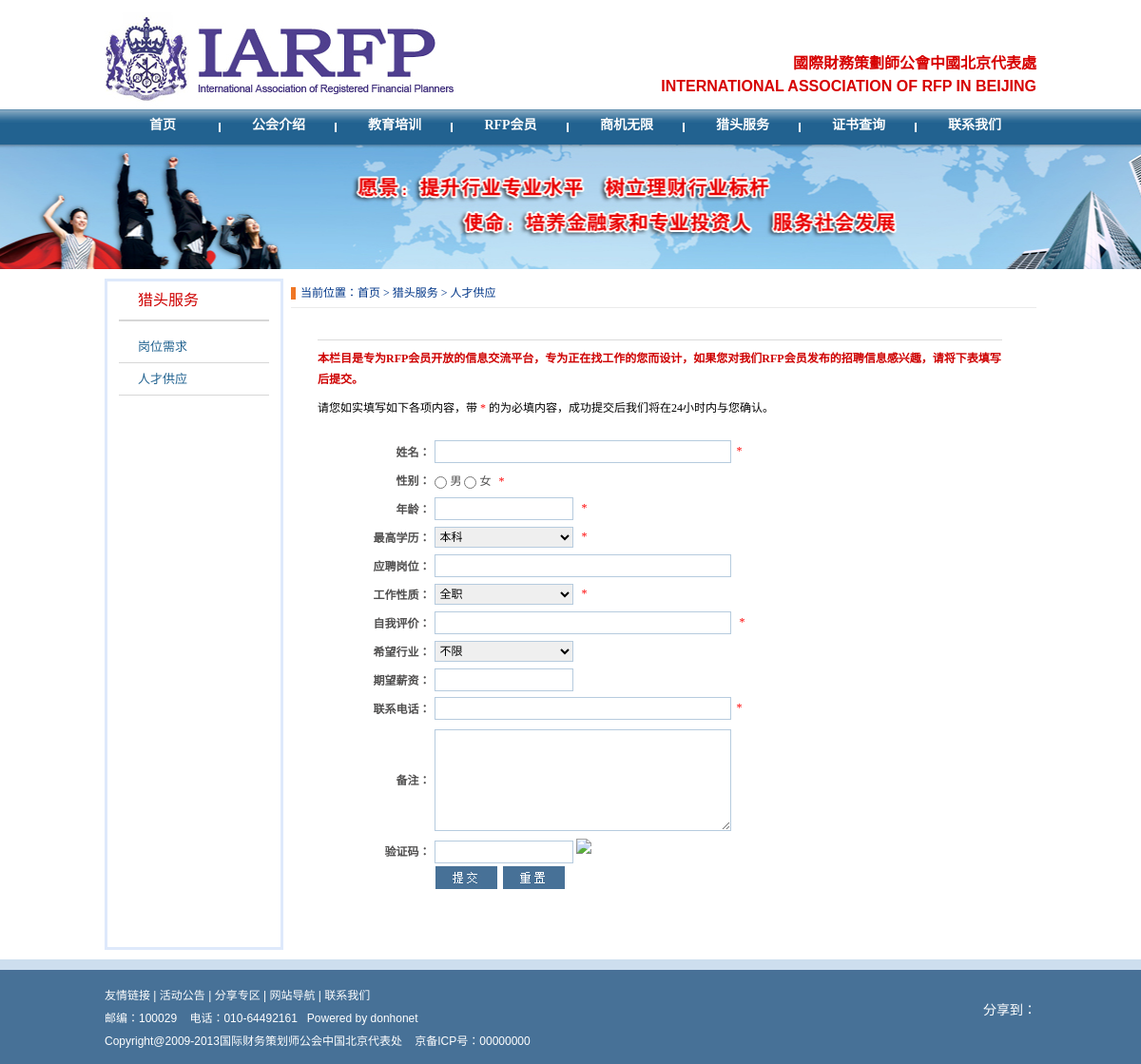
Page /job.php on the committed database.
### tables this page shows
CREATE TABLE `dh_category` (
  `catId` bigint(20) NOT NULL auto_increment COMMENT '栏目ID',
  `parentId` bigint(20) default NULL COMMENT '上级栏目ID',
  `catName` varchar(128) default NULL COMMENT '栏目名称',
  `menuName` varchar(128) default NULL,
  `imgPath` varchar(500) default NULL COMMENT '图片路径',
  `createTime` datetime default NULL COMMENT '创建时间',
  `path` varchar(128) default NULL COMMENT '路径',
  `seqNo` smallint(1) default NULL COMMENT '排序序号',
  `style` smallint(1) default NULL COMMENT '栏目类型',
  `seoTitle` varchar(500) default NULL,
  `seoKey` varchar(255) default NULL,
  `seoDescription` text,
  `frontUrl` varchar(255) default NULL,
  `backUrl` varchar(255) default NULL,
  `description` text,
  `isShow` smallint(1) default '0',
  PRIMARY KEY  (`catId`)
);

CREATE TABLE `dh_webconfig` (
  `wId` bigint(20) NOT NULL auto_increment,
  `name` varchar(500) default NULL,
  `imgPath` varchar(500) default NULL,
  `address` varchar(500) default NULL,
  `zipCode` varchar(30) default NULL,
  `tellphone` varchar(30) default NULL,
  `cellphone` varchar(30) default NULL,
  `fax` varchar(15) default NULL,
  `contact` varchar(100) default NULL,
  `qq` varchar(50) default NULL,
  `email` varchar(50) default NULL,
  `url` varchar(500) default NULL,
  `putOnRecords` varchar(100) default NULL,
  `seoTitle` varchar(500) default NULL,
  `seoKey` text,
  `seoDescription` text,
  `microblog` varchar(500) default NULL,
  `copyright` text,
  `seqNo` smallint(2) default NULL,
  `isDisabled` smallint(1) default NULL,
  `serviceTel` varchar(30) default NULL,
  PRIMARY KEY  (`wId`)
);

### job.php (the view, shortened to what the rows shown need)
<? require_once("core/common/globalFilter.php");?>
<? require_once("common/lib/config.php");?>
<?
  if (is_null($one) || intval($one) != 13) {
    $one = 13;
  }
  $categoryManager = ManagerFactory::getCategoryManager();
  $firstCat = $categoryManager->GetCatObjectByCatId($one);
  $twoCatList = $categoryManager->GetTwoCatListByOneId($one);
?>
<!DOCTYPE html PUBLIC "-//W3C//DTD XHTML 1.0 Transitional//EN" "http://www.w3.org/TR/xhtml1/DTD/xhtml1-transitional.dtd">
<html xmlns="http://www.w3.org/1999/xhtml">
<head>
<? require_once("common/master/header.php");?>
</head>
<body>
  <? require_once("common/master/nav.php");?>
  <div class="home_main">
    <div class="list_left" style="height:700px;">
      <div class="list_left1"><?=$firstCat->catName?></div>
      <div class="list_left2">
        <ul>
          <?
            FrontUtil::GenerateSecondCatMenu($twoCatList, $two);
          ?>
        </ul>
      </div>
    </div>
    <div class="nr_right">
      <div class="nr_right1">当前位置：<a href="<?=$indexUrl?>">首页</a><?=FrontUtil::GetLocation($two);?></div>
      <div class="rz_news">
        <ul>
        </ul>
      </div>
      <div class="rz_news1">
        <p>本栏目是专为RFP会员开放的信息交流平台，专为正在找工作的您而设计，如果您对我们RFP会员发布的招聘信息感兴趣，请将下表填写后提交。</p>
        <p class="b">请您如实填写如下各项内容，带 <span>*</span> 的为必填内容，成功提交后我们将在24小时内与您确认。 </p>
      </div>
        <div class="rz_news2">
          <table style="width: 100%;" class="list_table" border="0" cellpadding="0" cellspacing="0">
         </table>
      </div>
    </div>
  </div>
  <? require_once("common/master/footer.php");?>
</body>
</html>

### common/master/nav.php (shortened to what the rows shown need)
<div class="nav">
  <div class="cw_nav1">
    <ul id="nav">
      <?
	      $categoryManager = ManagerFactory::getCategoryManager();
	      $navlist = $categoryManager->GetNavList(0);
	      $index = 0;
	      $count = count($navlist);
	      foreach($navlist as $navobject) {
	        $index++;
	        $clz = "";
          if ($index == $count) {
            $clz = "style=\"background:none;\"";
          }
	        if ($urlIsRewrite) {
	          $frontUrl = $navobject->frontUrl;
	          if ($frontUrl=="/") {
	            $url = $frontUrl;
	          } else if (!strrpos($frontUrl,"/",1)){
	            $url = $frontUrl."/";
	          } else {
	            $url = $frontUrl;
	          }
	        }else {
	          $frontUrl = $navobject->frontUrl;
	          if (empty($frontUrl) || $frontUrl == "/") {
	            $url = $frontUrl;
	          } else {
	            $url = $frontUrl.".php";
	          }
	        }
	    ?>
      <li <?=$clz?>><a href="<?=$url?>"><?=$navobject->catName?></a>
      </li>
      <?
        }
      ?>
    </ul>
  </div>
</div>

### common/lib/frontUtil.php (shortened to what the rows shown need)
<?
class FrontUtil {
  static function GetLocation($catId) {
    $categoryManager = ManagerFactory::getCategoryManager();
    $categoryobject = $categoryManager->GetCatObjectByCatId($catId);
    $link = self::generateLink($categoryobject);
    $catName = "<a href=\"".$link."\">".$categoryobject->catName."</a>";
    $parentId = $categoryobject->parentId;
    if ($parentId != 0) {
      return self::GetParentLocation($parentId)." > ".$catName;
    } else {
      return " > ".$catName;
    }
  }
  static function GetParentLocation($catId) {
    $categoryManager = ManagerFactory::getCategoryManager();
    $categoryobject= $categoryManager->GetCatObjectByCatId($catId);
    $link = self::generateLink($categoryobject);
    $parentCatName = "<a href='".$link."'>".$categoryobject->catName."</a>";
    $parentId = $categoryobject->parentId;
    if ($parentId != 0) {
      return self::GetParentLocation($parentId)." > ".$parentCatName;
    } else {
      return " > ".$parentCatName;
    }
  }
  static function generateLink($categoryobject) {
    global $urlIsRewrite;
    $link = "";
    if ($categoryobject->parentId == null || $categoryobject->parentId == 0) {
      if ($urlIsRewrite) {
        $link .= $categoryobject->frontUrl."/";
      } else {
        $link .= $categoryobject->frontUrl.".php"."?one=".$categoryobject->catId;
      }
    } else {
      if ($urlIsRewrite) {
        if ($categoryobject->style == 1) {
          $link .= $categoryobject->frontUrl."/detail-".$categoryobject->parentId."-".$categoryobject->catId.".html";
        } else {
          $link .= $categoryobject->frontUrl."/list-".$categoryobject->parentId."-".$categoryobject->catId.".html";
        }
      } else {
        $link .= $categoryobject->frontUrl.".php"."?one=".$categoryobject->parentId."&two=".$categoryobject->catId;
      }
    }
    return $link;
  }
  static function GenerateSecondCatMenu($twoCatList, $two) {
    global $urlIsRewrite;
    foreach($twoCatList as $row) {
      $clz = "";
      echo "<li>";
      if ($urlIsRewrite) {
        if ($row->style == 1) {
          echo "<a $clz href=\"".$row->frontUrl."/detail-".$row->parentId."-".$row->catId.".html\">".$row->catName."</a>";
        } else {
          echo "<a $clz href=\"".$row->frontUrl."/list-".$row->parentId."-".$row->catId.".html\">".$row->catName."</a>";
        }
      } else {
        echo "<a $clz href=\"".$row->frontUrl.".php"."?one=".$row->parentId."&two=".$row->catId."\">".$row->catName."</a>";
      }
      echo "</li>";
    }
  }
}
?>

### common/master/footer.php (shortened to what the rows shown need)
<div class="home_foot">
  <div class="foot">
    <div class="foot_left"><a href="<?=$linksUrl?>">友情链接</a> | <a href="<?=$noticeUrl?>">活动公告</a> | <a href="<?=$shareUrl?>">分享专区</a> | <a href="<?=$navUrl?>">网站导航</a> | <a href="<?=$contactUrl?>">联系我们</a><br />
      邮编：<?=$config->zipCode?>    &nbsp;&nbsp; 电话：<?=$config->tellphone?>     &nbsp;  Powered by <a href="http://www.donhonet.net">donhonet</a><br />
      <?=$config->copyright?>  &nbsp;&nbsp; 京备ICP号：<?=$config->putOnRecords?> </div>
    <div class="foot_right">
      <dl>
      </dl>
    </div>
  </div>
</div>

### rows in the picture
dh_category: catName "首页"
dh_category: catName "公会介绍"
dh_category: catName "教育培训"
dh_category: catName "RFP会员"
dh_category: catName "商机无限"
dh_category: catName "猎头服务"
dh_category: catName "证书查询"
dh_category: catName "联系我们"
dh_category: catName "岗位需求"
dh_category: catName "人才供应", parentId "> >"
dh_webconfig: zipCode "100029", tellphone "010-64492161", copyright "Copyright@2009-2013国际财务策划师公会中国北京代表处", putOnRecords "00000000"

### other values in the picture
form field education "本科"
form field nature "全职"
form field industry "不限"
